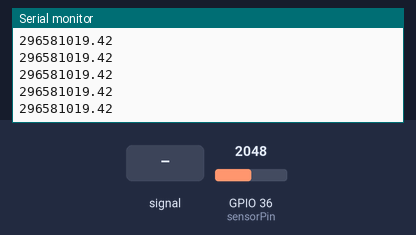
This sketch was run on a simulated ESP32. Shown: the last lines printed to the serial monitor. The test bench sets the inputs (shaded band); at power-on: GPIO 36 (sensorPin) = 2048.

Above: at 1.2 s.
1.3 s: GPIO 36 (sensorPin) fed a 200 Hz sine of ±1842 counts around its level
At 1.37 s:
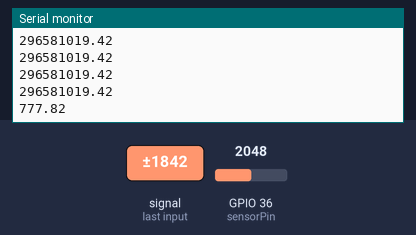
2.8 s: GPIO 36 (sensorPin) set to 984
At 2.82 s:
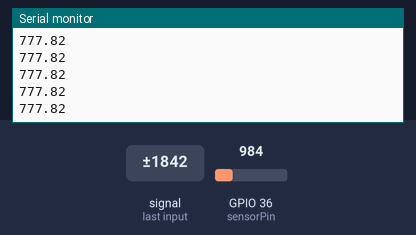
4.3 s: GPIO 36 (sensorPin) set to 491
At 4.32 s:
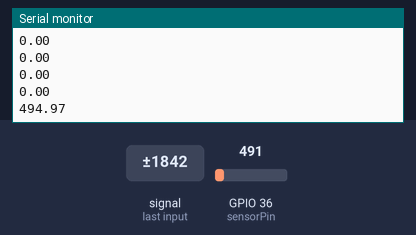
5.8 s: GPIO 36 (sensorPin) fed a 200 Hz sine of ±327 counts around its level
At 5.87 s:
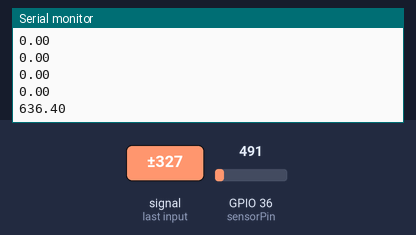
Timing chart, 0 to 8.3 s (numbered marks = the images above; inputs shaded):
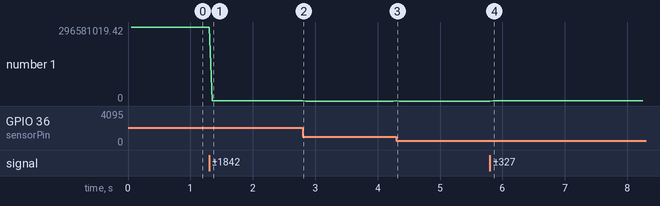

Measured:
- after the input at 1.3 s, the serial monitor: prints a new line after 0.05 s (image 1)
- after the input at 4.3 s, the serial monitor: prints a new line at once (image 3)
- after the input at 5.8 s, the serial monitor: prints a new line after 0.05 s (image 4)
- plotted number 1: 296581019.42 → 777.82 after the input at 1.3 s, 777.82 → 0 after the input at 2.8 s, 0 → 636.4 after the input at 5.8 s

The sketch:

esp32A0.ino.ino
```cpp
/*******************************************************
TFE 2019
ESP32

Calibration \checker based on a MAXIM 4466 Amplifier

Hart Georges

********************************************************/

int sensorPin = A0;
unsigned int sample;
const int sampleWindow = 50;


void setup()
{
   Serial.begin(115200);
}


void loop()
{

// ------------------------------------------------------------------

   unsigned long startMillis= millis();
   unsigned int peakToPeak = 0;
   unsigned int signalMax = 0;
   unsigned int signalMin = 1024;


   while (millis() - startMillis < sampleWindow)
   {
    sample = analogRead(sensorPin);
      if (sample < 1024)
      {
        if (sample > signalMax)
        {
          signalMax = sample;
        }
        else if (sample < signalMin)
        {
            signalMin = sample;
        }
      }
   }
   peakToPeak = signalMax - signalMin;
   double volts = ((peakToPeak * 15) / 1024);
   double rms = (volts*(sqrt(2)/2));

/* ------------------------------------------
      Serial.print(100* volts);
      Serial.print(" - ");
--------------------------------------------- */
      Serial.println(rms*100);
}
```
